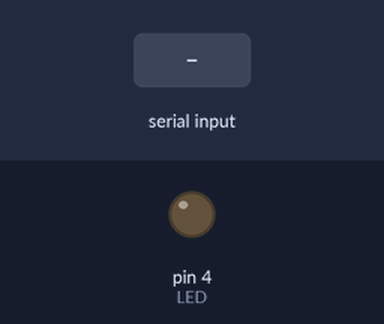
Bench run of a sketch on a simulated Arduino Uno, built with avr-gcc and run on an emulated ATmega328P. Parts: output pins drawn as LEDs (lit = HIGH). The test bench sets the inputs (shaded band).

Above: at 1.2 s.
1.3 s: "90 45\n" received over Serial
At 1.7 s:
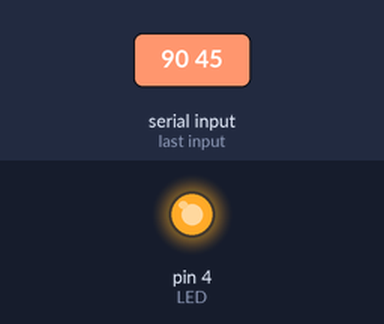
Timing chart, 0 to 10.3 s (numbered marks = the images above; inputs shaded):
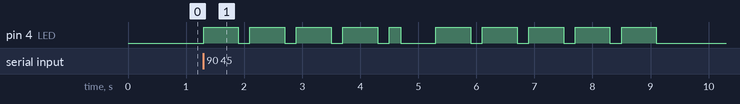

The sketch:

MorseTranslator.ino
```cpp
const int LED = 4, dotlen=200;
char* letters[] = {
".-", "-...", "-.-.", "-..", ".", "..-.", "--.", "....", "..", // A-I
".---", "-.-", ".-..", "--", "-.", "---", ".--.", "--.-", ".-.", // J-R
"...", "-", "..-", "...-", ".--", "-..-", "-.--", "--.." // S-Z
};
char* numbers[] = {"-----", ".----", "..---", "...--", "....-", ".....", "-....",
"--...", "---..", "----."};

void setup() {
  pinMode(LED,OUTPUT);
  Serial.begin(9600);
}

void flashsign(char si)
{
  digitalWrite(LED,HIGH);
  if (si == '.') delay(dotlen);
  else delay(dotlen*3);
  digitalWrite(LED,LOW);
}

void flashchar(char *ch)
{
  int i = 0;
  while (ch[i] != '\0') {flashsign(ch[i]);delay(dotlen);i++;}
  delay(dotlen*2);
}

void loop() {
  char ch;
  if (Serial.available())
  {
    ch = Serial.read();
    if ('a' <= ch && ch <= 'z') flashchar(letters[ch-'a']);
    else if ('A' <= ch && ch <= 'Z') flashchar(letters[ch-'A']);
    else if ('0' <= ch && ch <= '9') flashchar(numbers[ch-'0']);
    else if (ch == ' ') delay(dotlen*7);
  }
}
```

Measured:
- after the input at 1.3 s, pin 4 (LED): goes 4 × (HIGH 0.60 s, LOW 0.20 s), HIGH 0.20 s, LOW 0.60 s, 4 × (HIGH 0.60 s, LOW 0.20 s), HIGH 0.60 s, then LOW, starting at once
